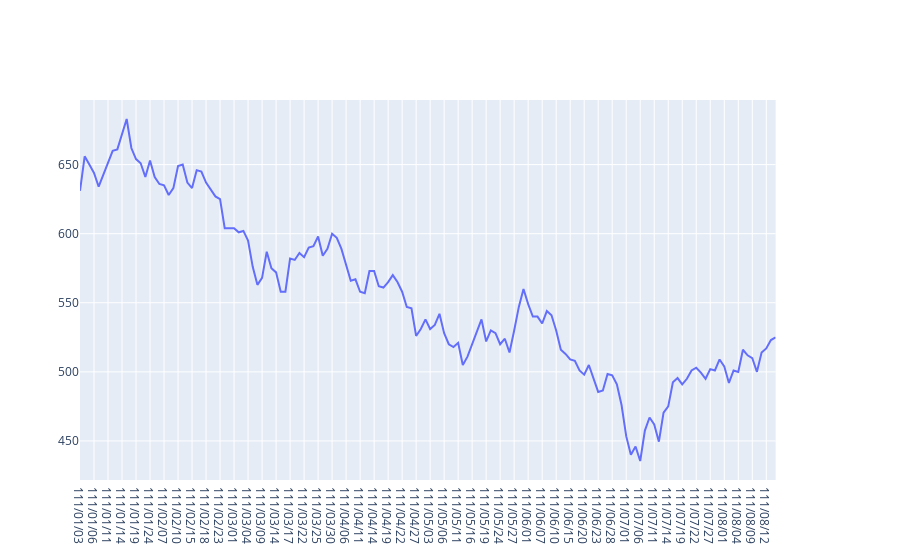

Here is the notebook cell this chart was saved with:
### Code cell
fig2.add_trace(go.Scatter(x=stock['Date'],y=stock['Close'],name='Price'),secondary_y=False)

### Figure 1 — Plotly figure (JSON) as saved in the notebook; plotly's stock layout.template omitted (floating-point values rounded to 4 significant figures; data arrays with more than 128 entries replaced by an {"elided": "..."} marker saying what was removed)
{"data": [{"name": "Price", "type": "scatter", "x": {"elided": "150 str values"}, "xaxis": "x", "y": {"elided": "150 float values"}, "yaxis": "y"}], "layout": {"xaxis": {"anchor": "y", "domain": [0, 0.94]}, "yaxis": {"anchor": "x", "domain": [0, 1]}, "yaxis2": {"anchor": "x", "overlaying": "y", "side": "right"}}}
